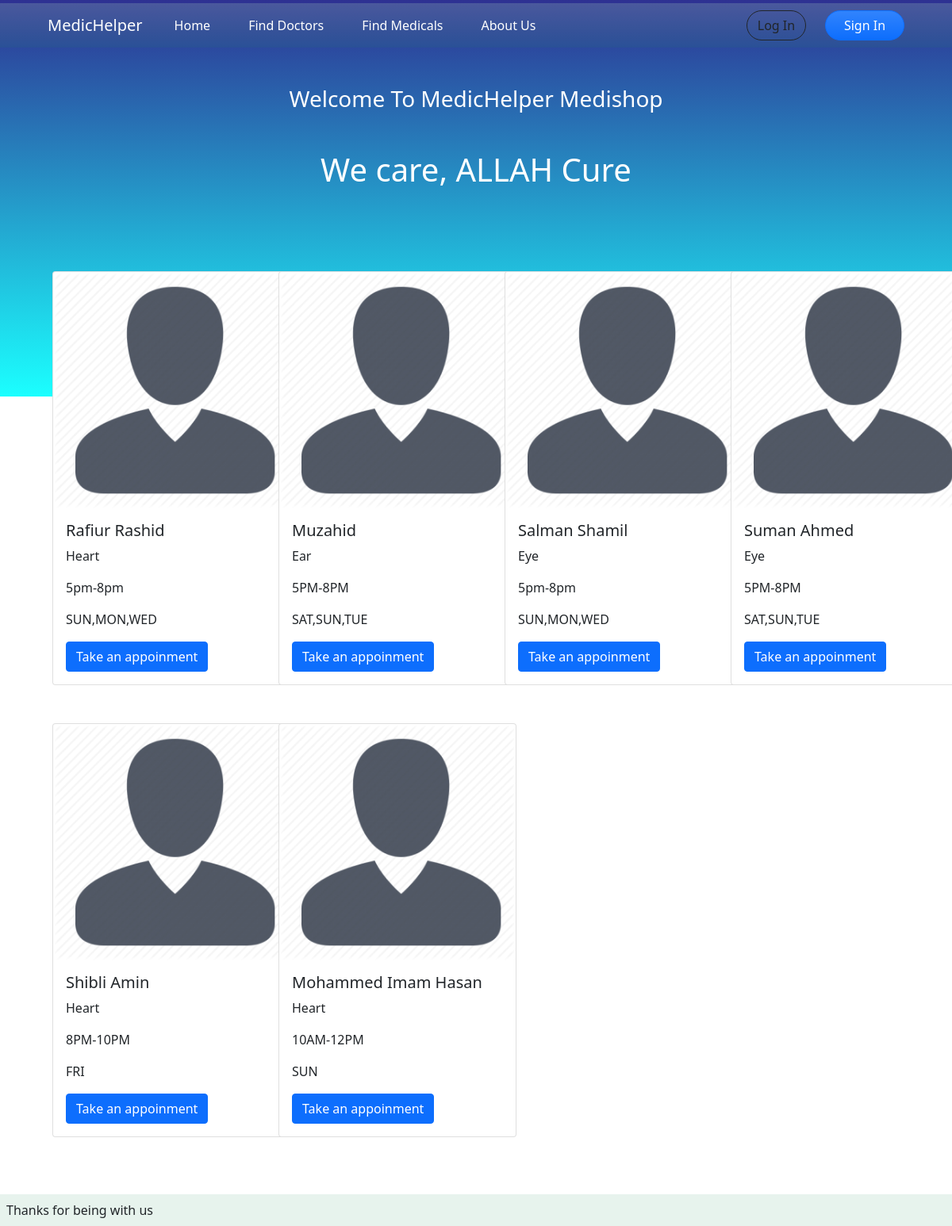
/doctor.php, run on the app's committed database.
### tables this page shows
CREATE TABLE `doctor` (
  `id` int(5) NOT NULL,
  `doctor_name` varchar(50) NOT NULL,
  `doctor_number` varchar(12) NOT NULL,
  `address` varchar(150) NOT NULL,
  `category` varchar(150) NOT NULL,
  `time` varchar(12) NOT NULL,
  `day` varchar(12) NOT NULL,
  `user_name` varchar(12) NOT NULL,
  `password` varchar(12) NOT NULL
);

### doctor.php (the view, shortened to what this page needs)
<!DOCTYPE html>
<html lang="en">
<head>
    <link href="https://cdn.jsdelivr.net/npm/bootstrap@5.1.3/dist/css/bootstrap.min.css" rel="stylesheet">
     <link rel="stylesheet" href="style.css">
</head>
<body style="--bs-bg-opacity: .5;" >
    <main class="">
        <Header class="bg-success bg-gradient text-dark bg-opacity-10">
            <nav class="navbar navbar-expand-lg navbar-light mt-1 me-5 ms-5  ">
                <div class="container-fluid ">
                  <a class="navbar-brand text-white" href="index.php">MedicHelper</a>
                  <div class="collapse navbar-collapse" id="navbarSupportedContent">
                    <ul class="navbar-nav me-auto mb-2 mb-lg-0">
                      <li class="nav-item">
                        <a class="nav-link active mx-3 text-white" aria-current="page" href="#">Home</a>
                      </li>
                      <li class="nav-item">
                        <a class="nav-link active mx-3 text-white" aria-current="page" href="#">Find Doctors</a>
                      </li>
                      <li class="nav-item">
                        <a class="nav-link active mx-3 text-white" aria-current="page" href="#">Find Medicals</a>
                      </li>
                      <li class="nav-item">
                        <a class="nav-link active mx-3 text-white" aria-current="page" href="#">About Us</a>
                      </li>
                    </ul>
                    <form class="d-flex">
                    <button style="width:75px"  type="button" class="btn btn-outline-dark me-4 rounded-pill  ">Log In</button>
                    <button style="width:100px" type="button" class="btn btn-primary bg-gradient rounded-pill  ">Sign In</button>
                    </form>
                  </div>
                </div>
              </nav>
        </Header>
    </main>
    <center><H3 class="text-white mt-5" >Welcome To MedicHelper Medishop</H3></center>
     <center><H1 class="text-white mt-5" >We care, ALLAH Cure</H1></center>
<div class="container py-5">
        <div class="row mt-4">
	<?php
	$connect = mysqli_connect( HOST, USER, PASS, DB )
		or die("Can not connect");
	$results = mysqli_query( $connect, "SELECT * FROM doctor" );
    $check_result= mysqli_num_rows($results)> 0;
    if($check_result){
        while( $rows = mysqli_fetch_array( $results ) )
        {
            ?>
            <div class="col-md-3">
                <div class="card m-4" style="width:300px;  ">
                    <img src="imeges/docprof.png" class="card-img-top" alt="...">
                        <div class="card-body">
                            <h5 class="card-title"><?php echo $rows ['doctor_name']?></h5>
                            <p class="card-text"><?php echo $rows ['category']?></p>
                            <p class="card-text"><?php echo $rows ['time']?></p>
                            <p class="card-text"><?php echo $rows ['day']?></p>
                            <a href="#" class="btn btn-primary">Take an appoinment</a>
                        </div>
                </div>
            </div>
<?php
    }
}
else{
   die("Can not execute query");
}
?>
    </div>
</div>
<div class="bg-success p-2 text-dark bg-opacity-10">Thanks for being with us</div>
</body>
</html>

### style.css (style rules this page uses)
body { background-color:#AAAAAA; background: url("imeges/bg1.png"); background-repeat: no-repeat; justify-content: center; background-size: 100% 500px; background-image: linear-gradient(#2E3192, #1BFFFF); }

### data on the page
doctor: doctor_name "Rafiur Rashid", category "Heart", time "5pm-8pm", day "SUN,MON,WED"
doctor: doctor_name "Muzahid", category "Ear", time "5PM-8PM", day "SAT,SUN,TUE"
doctor: doctor_name "Salman Shamil", category "Eye", time "5pm-8pm", day "SUN,MON,WED"
doctor: doctor_name "Suman Ahmed", category "Eye", time "5PM-8PM", day "SAT,SUN,TUE"
doctor: doctor_name "Shibli Amin", category "Heart", time "8PM-10PM", day "FRI"
doctor: doctor_name "Mohammed Imam Hasan", category "Heart", time "10AM-12PM", day "SUN"
